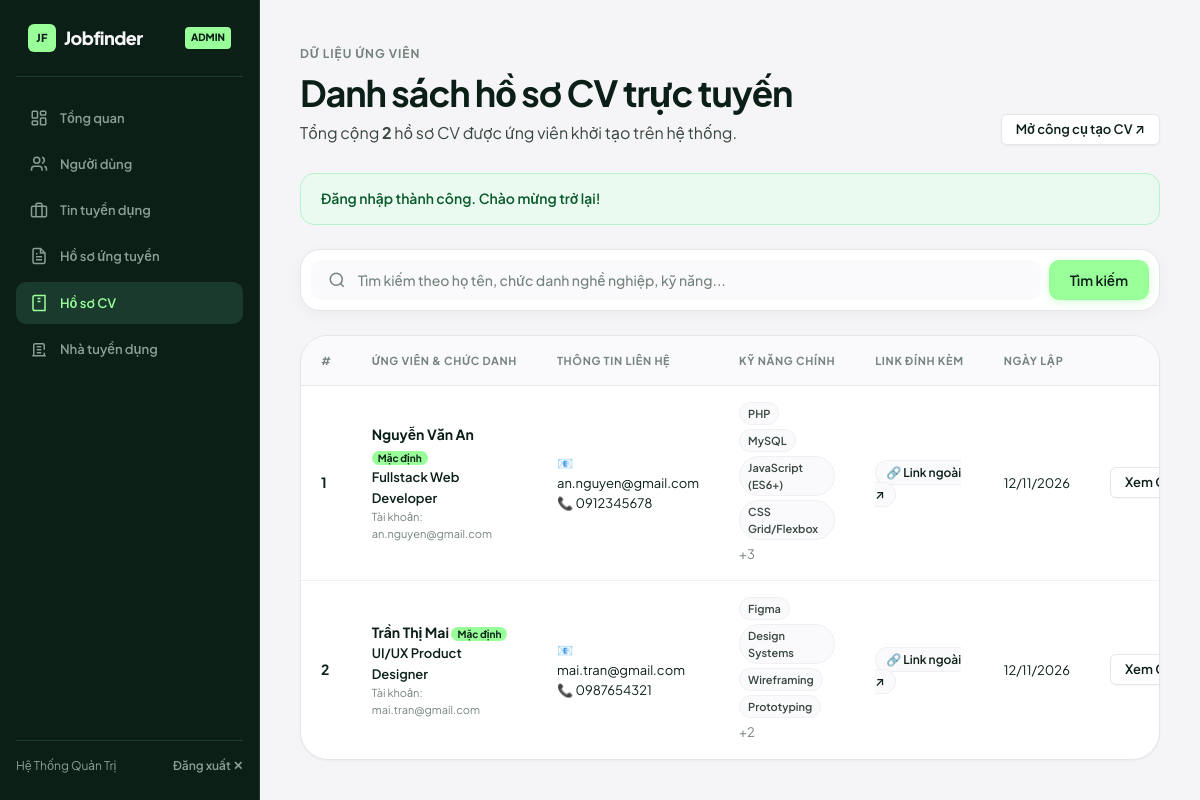
Page /admin/cvs.php (signed in) on the committed database.
### tables this page shows
CREATE TABLE `cvs` (
  `id` INT AUTO_INCREMENT PRIMARY KEY,
  `user_id` INT NOT NULL,
  `title` VARCHAR(150) NOT NULL DEFAULT 'Hồ sơ nghề nghiệp',
  `full_name` VARCHAR(100) NOT NULL,
  `email` VARCHAR(100) NOT NULL,
  `phone` VARCHAR(20) NULL,
  `address` VARCHAR(200) NULL,
  `summary` TEXT NULL,
  `education` TEXT NULL,
  `experience` TEXT NULL,
  `skills` TEXT NULL,
  `certifications` TEXT NULL,
  `languages` VARCHAR(255) NULL,
  `cv_link` VARCHAR(255) NULL,
  `is_default` TINYINT(1) NOT NULL DEFAULT 0,
  `created_at` TIMESTAMP DEFAULT CURRENT_TIMESTAMP,
  `updated_at` TIMESTAMP NULL ON UPDATE CURRENT_TIMESTAMP,
  CONSTRAINT `fk_cv_user` FOREIGN KEY (`user_id`) REFERENCES `users` (`id`) ON DELETE CASCADE
);

CREATE TABLE `users` (
  `id` INT AUTO_INCREMENT PRIMARY KEY,
  `name` VARCHAR(100) NOT NULL,
  `email` VARCHAR(100) NOT NULL UNIQUE,
  `role` ENUM('candidate', 'employer', 'admin') NOT NULL DEFAULT 'candidate',
  `password` VARCHAR(255) NOT NULL,
  `phone` VARCHAR(20) NULL,
  `avatar` VARCHAR(255) NULL,
  `is_active` TINYINT(1) NOT NULL DEFAULT 1,
  `created_at` TIMESTAMP DEFAULT CURRENT_TIMESTAMP
);

### admin/cvs.php (the view, shortened to what this page needs)
<?php
require_once '../config/database.php';
$search = trim($_GET['search'] ?? '');
$sql = "
    SELECT c.*, u.name as account_name, u.email as account_email
    FROM cvs c
    JOIN users u ON u.id = c.user_id
    WHERE 1=1
";
$params = [];
$sql .= " ORDER BY c.created_at DESC";
$stmt = $pdo->prepare($sql);
$stmt->execute($params);
$cvs = $stmt->fetchAll();
$total_cvs = count($cvs);
?>
<!DOCTYPE html>
<html lang="vi">
<head>
    <link rel="stylesheet" href="../assets/css/style.css">
</head>
<body>
<div class="portal-layout">
    <?php include '../includes/admin-sidebar.php'; ?>
    <main class="portal-main">
        <div class="section-header" style="margin-bottom:28px;">
            <div>
                <span class="section-eyebrow">Dữ liệu ứng viên</span>
                <h1 class="section-title">Danh sách hồ sơ CV trực tuyến</h1>
                <p class="section-desc">Tổng cộng <strong><?= $total_cvs ?></strong> hồ sơ CV được ứng viên khởi tạo trên hệ thống.</p>
            </div>
            <a href="../cv-builder.php" target="_blank" class="btn btn-secondary btn-sm">Mở công cụ tạo CV ↗</a>
        </div>
        <?php if (!empty($_SESSION['flash_message'])): ?>
            <div class="flash-bar flash--<?= $_SESSION['flash_type'] ?? 'success' ?>">
                <?= htmlspecialchars($_SESSION['flash_message']) ?>
            </div>
        <?php endif; ?>
        <div class="smart-search-card" style="margin-bottom:24px;">
            <form method="GET" class="search-form-row" style="grid-template-columns: 1fr auto;">
                <div class="search-field">
                    <svg width="18" height="18" viewBox="0 0 24 24" fill="none" stroke="currentColor" stroke-width="2"><circle cx="11" cy="11" r="8"/><line x1="21" y1="21" x2="16.65" y2="16.65"/></svg>
                    <input type="text" name="search" class="search-input" placeholder="Tìm kiếm theo họ tên, chức danh nghề nghiệp, kỹ năng..." value="<?= htmlspecialchars($search) ?>">
                </div>
                <div style="display:flex; gap:8px;">
                    <button type="submit" class="btn btn-primary">Tìm kiếm</button>
                </div>
            </form>
        </div>
        <div class="table-card">
            <div class="table-responsive">
                <table class="data-table">
                    <thead>
                        <tr>
                            <th style="width:40px;">#</th>
                            <th>Ứng viên & Chức danh</th>
                            <th>Thông tin liên hệ</th>
                            <th>Kỹ năng chính</th>
                            <th>Link đính kèm</th>
                            <th>Ngày lập</th>
                            <th style="text-align:right;">Thao tác</th>
                        </tr>
                    </thead>
                    <tbody>
                        <?php if (!empty($cvs)): ?>
                            <?php foreach ($cvs as $i => $c): ?>
                                <tr>
                                    <td class="text-muted" style="font-weight:700;"><?= $i + 1 ?></td>
                                    <td>
                                        <div style="font-weight:700; color:var(--ink);">
                                            <?= htmlspecialchars($c['full_name']) ?>
                                            <?php if (!empty($c['is_default'])): ?>
                                                <span class="badge badge--active" style="font-size:10px; padding:2px 6px;">Mặc định</span>
                                            <?php endif; ?>
                                        </div>
                                        <div style="font-size:13px; color:var(--text); font-weight:600;"><?= htmlspecialchars($c['title']) ?></div>
                                        <div style="font-size:11px; color:var(--muted);">Tài khoản: <?= htmlspecialchars($c['account_email']) ?></div>
                                    </td>
                                    <td class="text-muted text-sm">
                                        <div>📧 <?= htmlspecialchars($c['email']) ?></div>
                                        <?php if (!empty($c['phone'])): ?>
                                            <div>📞 <?= htmlspecialchars($c['phone']) ?></div>
                                        <?php endif; ?>
                                    </td>
                                    <td>
                                        <?php
                                        $skills_arr = !empty($c['skills']) ? array_filter(array_map('trim', explode(',', $c['skills']))) : [];
                                        ?>
                                        <?php if (!empty($skills_arr)): ?>
                                            <div style="display:flex; flex-wrap:wrap; gap:4px; max-width:260px;">
                                                <?php foreach (array_slice($skills_arr, 0, 4) as $sk): ?>
                                                    <span class="chip" style="font-size:11px; padding:2px 8px;"><?= htmlspecialchars($sk) ?></span>
                                                <?php endforeach; ?>
                                                <?php if (count($skills_arr) > 4): ?>
                                                    <span class="text-muted text-sm">+<?= count($skills_arr) - 4 ?></span>
                                                <?php endif; ?>
                                            </div>
                                        <?php else: ?>
                                            <span class="text-muted text-sm">Chưa nhập</span>
                                        <?php endif; ?>
                                    </td>
                                    <td>
                                        <?php if (!empty($c['cv_link'])): ?>
                                            <a href="<?= htmlspecialchars($c['cv_link']) ?>" target="_blank" rel="noopener noreferrer" class="chip" style="color:var(--ink); font-weight:600; text-decoration:none;">
                                                🔗 Link ngoài ↗
                                            </a>
                                        <?php else: ?>
                                            <span class="text-muted text-sm">—</span>
                                        <?php endif; ?>
                                    </td>
                                    <td class="text-muted text-sm">
                                        <?= date('d/m/Y', strtotime($c['created_at'])) ?>
                                    </td>
                                    <td style="text-align:right;">
                                        <div style="display:flex; justify-content:flex-end; gap:6px;">
                                            <a href="../cv-preview.php?id=<?= (int)$c['id'] ?>" target="_blank" class="btn btn-secondary btn-sm">Xem CV ↗</a>
                                        </div>
                                    </td>
                                </tr>
                            <?php endforeach; ?>
                        <?php endif; ?>
                    </tbody>
                </table>
            </div>
        </div>
    </main>
</div>
</body>
</html>

### rows in the picture
cvs: full_name "Nguyễn Văn An", is_default "Mặc định", title "Fullstack Web Developer", user.email "an.nguyen@gmail.com", email "an.nguyen@gmail.com", phone "0912345678", skills "PHP", skills "MySQL", skills "JavaScript (ES6+)", skills "CSS Grid/Flexbox", count($skills_arr)-4 "3", created_at "12/11/2026"
cvs: full_name "Trần Thị Mai", is_default "Mặc định", title "UI/UX Product Designer", user.email "mai.tran@gmail.com", email "mai.tran@gmail.com", phone "0987654321", skills "Figma", skills "Design Systems", skills "Wireframing", skills "Prototyping", count($skills_arr)-4 "2", created_at "12/11/2026"

### other values in the picture
$_SESSION['user_name'] "Hệ Thống Quản Trị"
$total_cvs "2"
$_SESSION['flash_message'] "Đăng nhập thành công. Chào mừng trở lại!"
